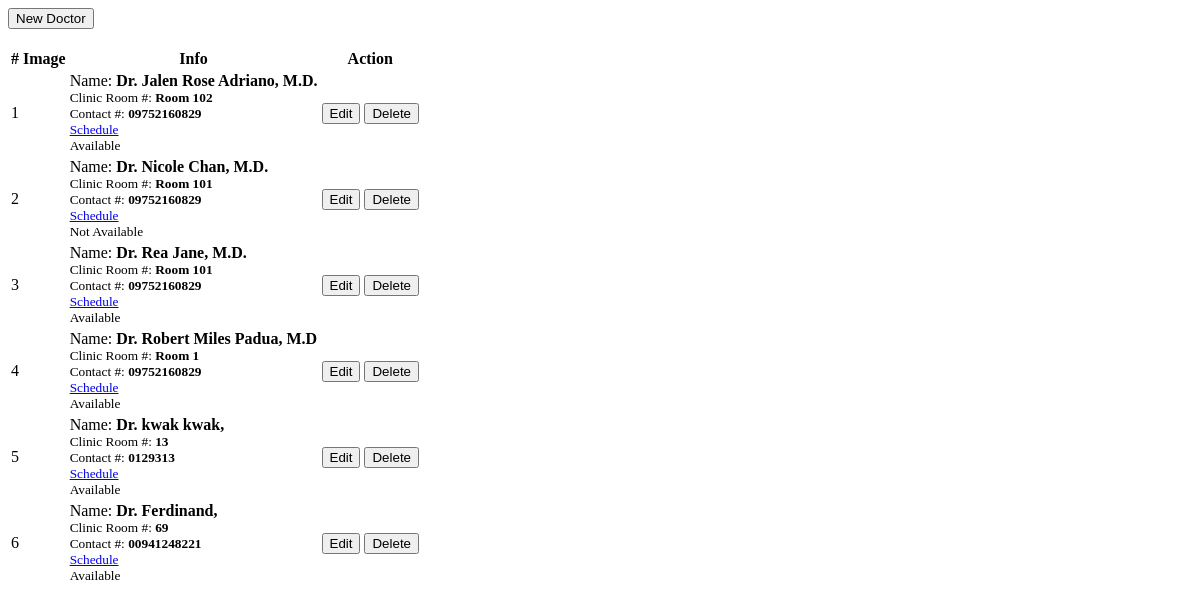
The app's page /Admin/doctors.php, older data.
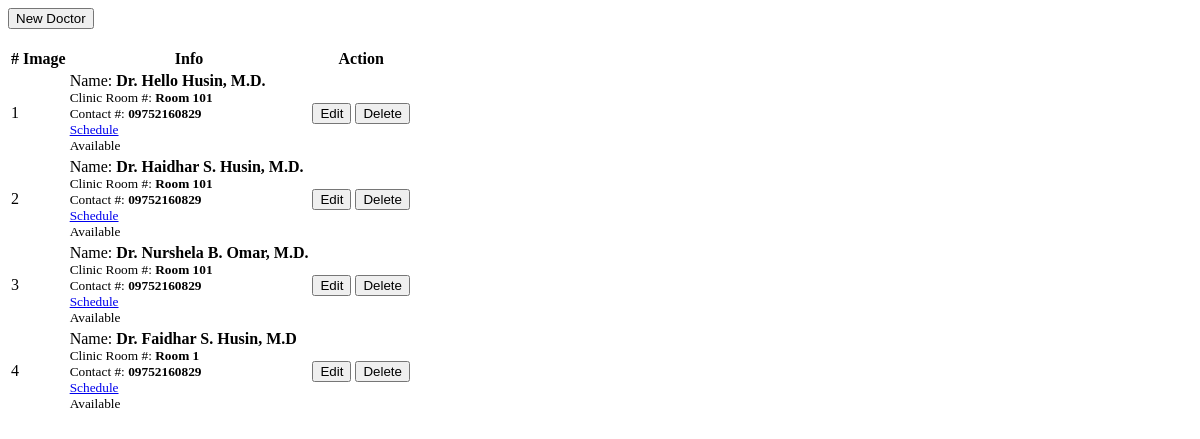
The same page, newer data.
### tables this page shows
CREATE TABLE `doctors_list` (
  `id` int(30) NOT NULL AUTO_INCREMENT,
  `name` text NOT NULL,
  `name_pref` varchar(100) NOT NULL,
  `clinic_roomno` text NOT NULL,
  `contact` text NOT NULL,
  `specialty_ids` text NOT NULL,
  `img_path` text NOT NULL,
  `status` int(25) NOT NULL,
  `date_created` datetime NOT NULL DEFAULT CURRENT_TIMESTAMP,
  PRIMARY KEY (`id`)
);

### Admin/doctors.php (the view, shortened to what this page needs)
<?php include('db_connect.php');
if($_SESSION['login_type'] != 2){?>
<div class="container-fluid">
	<div class="col-lg-12">
		<div class="row">
		<div class="col-lg-12">
			<button class="btn btn-primary float-right btn-sm" id="new_doctor"><i class="fa fa-plus"></i> New Doctor</button>
		</div>
		</div><br>
		<div class="row">
			<div class="col-md-12">
				<div class="card">
					<div class="card-body">
						<table class="table table-bordered table-hover">
							<thead>
								<tr>
									<th class="text-center">#</th>
									<th class="text-center">Image</th>
									<th class="text-center">Info</th>
									<th class="text-center">Action</th>
								</tr>
							</thead>
							<tbody>
								<?php
								$i = 1;
								$cats = $conn->query("SELECT
															doctors_list.id,
															doctors_list.name,
															doctors_list.name_pref,
															doctors_list.clinic_roomno,
															doctors_list.contact as d_contact,
															doctors_list.specialty_ids,
															doctors_list.img_path,
															doctors_list.status,
															users.doctor_id,
															users.username,
															users.password
														 FROM doctors_list, users WHERE doctors_list.id = users.doctor_id ");
								while($row=$cats->fetch_assoc()):
								?>
								<tr>
									<td class="text-center"><?php echo $i++ ?></td>
									<td class="text-center">
									</td>
									<td class="">
										 <p>Name: <b><?php echo "Dr. ".$row['name'].', '.$row['name_pref'] ?></b></p>
										 <p><small>Clinic Room #: <b><?php echo $row['clinic_roomno'] ?></b></small></p>
										 <p><small>Contact #: <b><?php echo $row['d_contact'] ?></b></small></p>
										 <p><small><a href="javascript:void(0)" class="view_schedule" data-id="<?php echo $row['id'] ?>" data-name="<?php echo "Dr. ".$row['name'].', '.$row['name_pref'] ?>"><i class='fa fa-calendar'></i> Schedule</a></b></small></p>
										 <p><small><i class='fa fa-address-card'></i>
										 <?php if($row['status'] == 0): ?>
											<span class="badge badge-success">Available</span>
										 <?php elseif($row['status'] == 1): ?>
										 <span class="badge badge-danger">Not Available</span>
										 <?php endif; ?>
										 </b></small></p>
									</td>
									<td class="text-center">
										<a class="edit_doctor" href="javascript:void(0)" data-id = '<?php echo $row['id'] ?>'><button class="btn btn-sm btn-primary" type="button">Edit</button></a>
										<button class="btn btn-sm btn-danger delete_doctor" type="button" data-id="<?php echo $row['id'] ?>">Delete</button>
									</td>
								</tr>
								<?php endwhile; ?>
							</tbody>
						</table>
					</div>
				</div>
			</div>
		</div>
	</div>
</div>
<?php } ?>

### Admin/doctors.php (style rules this page uses)
td { vertical-align: middle !important; }
td p { margin: unset }

Row changes from the older to the newer data that the page shows:
removed doctors_list: name "kwak kwak", clinic_roomno "13", contact "0129313", status "Available"
removed doctors_list: name "Ferdinand", clinic_roomno "69", contact "00941248221", status "Available"
changed doctors_list: name "Jalen Rose Adriano" → "Hello Husin"; clinic_roomno "Room 102" → "Room 101"
changed doctors_list: name "Nicole Chan" → "Haidhar S. Husin"; status "Not Available" → "Available"
changed doctors_list: name "Rea Jane" → "Nurshela B. Omar"
changed doctors_list "Room 1": name "Robert Miles Padua" → "Faidhar S. Husin"
